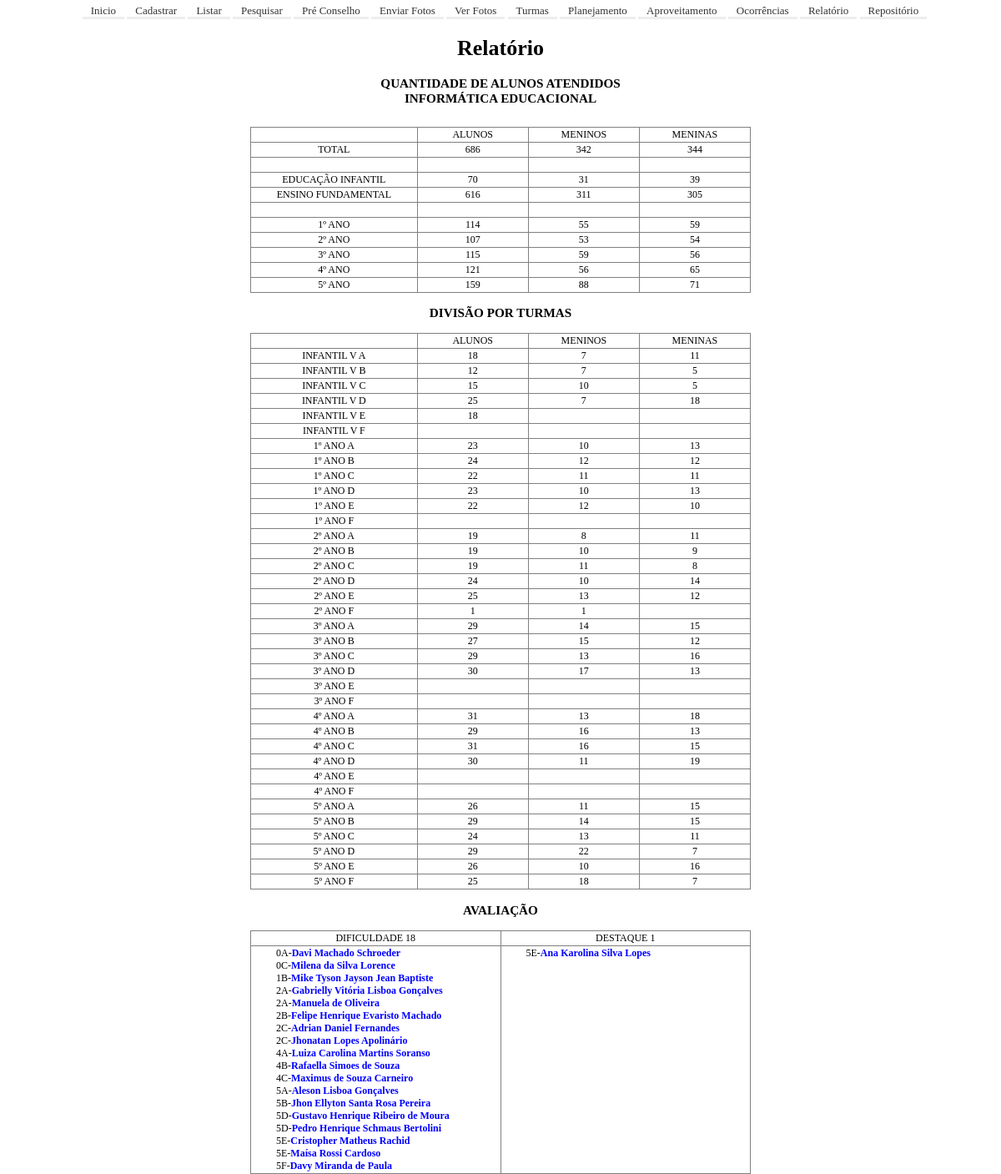
/SGE/relatorio.php, run on the app's committed database.
### tables this page shows
CREATE TABLE `tb_aluno` (
  `cgm` int(10) NOT NULL,
  `ano` int(1) NOT NULL,
  `turma` varchar(1) NOT NULL,
  `turno` varchar(1) NOT NULL,
  `nr` int(2) NOT NULL,
  `nome` varchar(50) NOT NULL,
  `nascimento` date NOT NULL,
  `sexo` varchar(1) NOT NULL,
  `situacaoMatricula` varchar(1) NOT NULL,
  `dataMatricula` date NOT NULL,
  `telefone` varchar(14) NOT NULL,
  `observacao` varchar(500) DEFAULT NULL,
  `dificuldade` varchar(1) DEFAULT NULL
);

### SGE/relatorio.php (the view, shortened to what the rows shown need)
<?php
include("conexao.php");
include("conf.php");
$sql = "select * from tb_aluno where situacaoMatricula = 'M' order by ano, turma, nome";
$result = mysqli_query($connection, $sql);
while($row = mysqli_fetch_array($result,MYSQLI_ASSOC)) {
    $ano = $row['ano'];
    $turma = $row['turma'];
    $sexo = $row['sexo'];
    $situacaoMatricula = $row['situacaoMatricula'];
    if ($situacaoMatricula == 'M'){
        $qtdeAlunos++;
		if($sexo == M){
            $qtdeMeninos++;
        }
		if($sexo == F){
            $qtdeMeninas++;
        }
		if($ano == 0){
            $qtdeAlunosEducacaoInfantil++;
            if($sexo=='M'){
                $meninosEducacaoinfantil++;
            }
            if($sexo=='F'){
                $meninasEducacaoinfantil++;
            }
			if ($turma=='A'){
				$qtdeIA++;
				if($sexo=='M'){
					$meninosIA++;
				}
				if($sexo=='F'){
					$meninasIA++;
				}
			}
			if ($turma=='B'){
				$qtdeIB++;
				if($sexo=='M'){
					$meninosIB++;
				}
				if($sexo=='F'){
					$meninasIB++;
				}
			}
			if ($turma=='C'){
				$qtdeIC++;
				if($sexo=='M'){
					$meninosIC++;
				}
				if($sexo=='F'){
					$meninasIC++;
				}
			}
			if ($turma=='D'){
				$qtdeID++;
				if($sexo=='M'){
					$meninosID++;
				}
				if($sexo=='F'){
					$meninasID++;
				}
			}
        }
		if($ano == 1){
            $qtde1Ano++;
            if($sexo=='M'){
                $meninos1Ano++;
            }
            if($sexo=='F'){
                $meninas1Ano++;
            }
			if ($turma=='A'){
				$qtde1A++;
				if($sexo=='M'){
					$meninos1A++;
				}
				if($sexo=='F'){
					$meninas1A++;
				}
			}
			if ($turma=='B'){
				$qtde1B++;
				if($sexo=='M'){
					$meninos1B++;
				}
				if($sexo=='F'){
					$meninas1B++;
				}
			}
			if ($turma=='C'){
				$qtde1C++;
				if($sexo=='M'){
					$meninos1C++;
				}
				if($sexo=='F'){
					$meninas1C++;
				}
			}
			if ($turma=='D'){
				$qtde1D++;
				if($sexo=='M'){
					$meninos1D++;
				}
				if($sexo=='F'){
					$meninas1D++;
				}
			}
			if ($turma=='E'){
				$qtde1E++;
				if($sexo=='M'){
					$meninos1E++;
				}
				if($sexo=='F'){
					$meninas1E++;
				}
			}
        }
		if($ano == 2){
            $qtde2Ano++;
            if($sexo=='M'){
                $meninos2Ano++;
            }
            if($sexo=='F'){
                $meninas2Ano++;
            }
			if ($turma=='A'){
				$qtde2A++;
				if($sexo=='M'){
					$meninos2A++;
				}
				if($sexo=='F'){
					$meninas2A++;
				}
			}
			if ($turma=='B'){
				$qtde2B++;
				if($sexo=='M'){
					$meninos2B++;
				}
				if($sexo=='F'){
					$meninas2B++;
				}
			}
			if ($turma=='C'){
				$qtde2C++;
				if($sexo=='M'){
					$meninos2C++;
				}
				if($sexo=='F'){
					$meninas2C++;
				}
			}
			if ($turma=='D'){
				$qtde2D++;
				if($sexo=='M'){
					$meninos2D++;
				}
				if($sexo=='F'){
					$meninas2D++;
				}
			}
			if ($turma=='E'){
				$qtde2E++;
				if($sexo=='M'){
					$meninos2E++;
				}
				if($sexo=='F'){
					$meninas2E++;
				}
			}
			if ($turma=='F'){
				$qtde2F++;
				if($sexo=='M'){
					$meninos2F++;
				}
			}
        }
		if($ano == 3){
            $qtde3Ano++;
            if($sexo=='M'){
                $meninos3Ano++;
            }
            if($sexo=='F'){
                $meninas3Ano++;
            }
			if ($turma=='A'){
				$qtde3A++;
				if($sexo=='M'){
					$meninos3A++;
				}
				if($sexo=='F'){
					$meninas3A++;
				}
			}
			if ($turma=='B'){
				$qtde3B++;
				if($sexo=='M'){
					$meninos3B++;
				}
				if($sexo=='F'){
					$meninas3B++;
				}
			}
			if ($turma=='C'){
				$qtde3C++;
				if($sexo=='M'){
					$meninos3C++;
				}
				if($sexo=='F'){
					$meninas3C++;
				}
			}
			if ($turma=='D'){
				$qtde3D++;
				if($sexo=='M'){
					$meninos3D++;
				}
				if($sexo=='F'){
					$meninas3D++;
				}
			}
        }
		if($ano == 4){
            $qtde4Ano++;
            if($sexo=='M'){
                $meninos4Ano++;
            }
            if($sexo=='F'){
                $meninas4Ano++;
            }
			if ($turma=='A'){
				$qtde4A++;
				if($sexo=='M'){
					$meninos4A++;
				}
				if($sexo=='F'){
					$meninas4A++;
				}
			}
			if ($turma=='B'){
				$qtde4B++;
				if($sexo=='M'){
					$meninos4B++;
				}
				if($sexo=='F'){
					$meninas4B++;
				}
			}
			if ($turma=='C'){
				$qtde4C++;
				if($sexo=='M'){
					$meninos4C++;
				}
				if($sexo=='F'){
					$meninas4C++;
				}
			}
			if ($turma=='D'){
				$qtde4D++;
				if($sexo=='M'){
					$meninos4D++;
				}
				if($sexo=='F'){
					$meninas4D++;
				}
			}
        }
		if($ano == 5){
            $qtde5Ano++;
            if($sexo=='M'){
                $meninos5Ano++;
            }
            if($sexo=='F'){
                $meninas5Ano++;
            }
			if ($turma=='A'){
				$qtde5A++;
				if($sexo=='M'){
					$meninos5A++;
				}
				if($sexo=='F'){
					$meninas5A++;
				}
			}
			if ($turma=='B'){
				$qtde5B++;
				if($sexo=='M'){
					$meninos5B++;
				}
				if($sexo=='F'){
					$meninas5B++;
				}
			}
			if ($turma=='C'){
				$qtde5C++;
				if($sexo=='M'){
					$meninos5C++;
				}
				if($sexo=='F'){
					$meninas5C++;
				}
			}
			if ($turma=='D'){
				$qtde5D++;
				if($sexo=='M'){
					$meninos5D++;
				}
				if($sexo=='F'){
					$meninas5D++;
				}
			}
			if ($turma=='E'){
				$qtde5E++;
				if($sexo=='M'){
					$meninos5E++;
				}
				if($sexo=='F'){
					$meninas5E++;
				}
			}
			if ($turma=='F'){
				$qtde5F++;
				if($sexo=='M'){
					$meninos5F++;
				}
				if($sexo=='F'){
					$meninas5F++;
				}
			}
        }
        if($ano >= 1){
            $qtdeAlunosEnsinoFundamental++;
            if($sexo=='M'){
                $meninosEnsinoFundamental++;
            }
            if($sexo=='F'){
                $meninasEnsinoFundamental++;
            }
        }
    }
}
$sqlTurma = "select * from tb_turma where status = 'A' order by ano, turma";
$resultTurma = mysqli_query($connection, $sqlTurma);
while($rowTurma = mysqli_fetch_array($resultTurma,MYSQLI_ASSOC)) {
    $turma = $rowTurma['turma'];
    $ano = $rowTurma['ano'];
    $sqlAluno = "select * from tb_aluno where ano = $ano and turma = '$turma' and situacaoMatricula = 'M' and observacao is not null order by nome";
    $resultAluno = mysqli_query($connection, $sqlAluno);
        while($rowAluno = mysqli_fetch_array($resultAluno,MYSQLI_ASSOC)) {
		$ano = $rowAluno['ano'];
		$turma = $rowAluno['turma'];
		$nome = '<font color="blue"><b>'.$rowAluno['nome'].' </b></font>';
        $observacao = '<font color="black">'.$rowAluno['observacao'].' </font>';
        $dificuldade = $rowAluno['dificuldade'];
            if($dificuldade == 'S'){
                $listaDificuldade = $listaDificuldade.$ano.$turma.'-'.$nome.'<br>';
                $difCount ++;
            }
            elseif($dificuldade == 'N' && $observacao <> ''){
                $listaDestaque = $listaDestaque.$ano.$turma.'-'.$nome.'<br>';
                $desCount ++;
            }
        }
}
echo'
<html>
<head><title>Pré Conselho Informática Educacional</title></head>
<body>
<h1 align="center">Relatório</h1>
			<td align="center" width="20%">'.$qtdeAlunos.'</td>
			<td align="center" width="20%">'.$qtdeMeninos.'</td>
			<td align="center" width="20%">'.$qtdeMeninas.'</td>
			<td align="center" width="20%">'.$qtdeAlunosEducacaoInfantil.'</td>
			<td align="center" width="20%">'.$meninosEducacaoinfantil.'</td>
			<td align="center" width="20%">'.$meninasEducacaoinfantil.'</td>
			<td align="center" width="20%">'.$qtdeAlunosEnsinoFundamental.'</td>
			<td align="center" width="20%">'.$meninosEnsinoFundamental.'</td>
			<td align="center" width="20%">'.$meninasEnsinoFundamental.'</td>
			<td align="center" width="20%">'.$qtde1Ano.'</td>
			<td align="center" width="20%">'.$meninos1Ano.'</td>
			<td align="center" width="20%">'.$meninas1Ano.'</td>
			<td align="center" width="20%">'.$qtde2Ano.'</td>
			<td align="center" width="20%">'.$meninos2Ano.'</td>
			<td align="center" width="20%">'.$meninas2Ano.'</td>
			<td align="center" width="20%">'.$qtde3Ano.'</td>
			<td align="center" width="20%">'.$meninos3Ano.'</td>
			<td align="center" width="20%">'.$meninas3Ano.'</td>
			<td align="center" width="20%">'.$qtde4Ano.'</td>
			<td align="center" width="20%">'.$meninos4Ano.'</td>
			<td align="center" width="20%">'.$meninas4Ano.'</td>
			<td align="center" width="20%">'.$qtde5Ano.'</td>
			<td align="center" width="20%">'.$meninos5Ano.'</td>
			<td align="center" width="20%">'.$meninas5Ano.'</td>
			<td align="center" width="20%">'.$qtdeIA.'</td>
			<td align="center" width="20%">'.$meninosIA.'</td>
			<td align="center" width="20%">'.$meninasIA.'</td>
			<td align="center" width="20%">'.$qtdeIB.'</td>
			<td align="center" width="20%">'.$meninosIB.'</td>
			<td align="center" width="20%">'.$meninasIB.'</td>
			<td align="center" width="20%">'.$qtdeIC.'</td>
			<td align="center" width="20%">'.$meninosIC.'</td>
			<td align="center" width="20%">'.$meninasIC.'</td>
			<td align="center" width="20%">'.$qtdeID.'</td>
			<td align="center" width="20%">'.$meninosID.'</td>
			<td align="center" width="20%">'.$meninasID.'</td>
			<td align="center" width="20%">'.$qtdeIA.'</td>
			<td align="center" width="20%">'.$meninosIE.'</td>
			<td align="center" width="20%">'.$meninasIE.'</td>
			<td align="center" width="20%">'.$qtdeIF.'</td>
			<td align="center" width="20%">'.$meninosIF.'</td>
			<td align="center" width="20%">'.$meninasIF.'</td>
			<td align="center" width="20%">'.$qtde1A.'</td>
			<td align="center" width="20%">'.$meninos1A.'</td>
			<td align="center" width="20%">'.$meninas1A.'</td>
			<td align="center" width="20%">'.$qtde1B.'</td>
			<td align="center" width="20%">'.$meninos1B.'</td>
			<td align="center" width="20%">'.$meninas1B.'</td>
			<td align="center" width="20%">'.$qtde1C.'</td>
			<td align="center" width="20%">'.$meninos1C.'</td>
			<td align="center" width="20%">'.$meninas1C.'</td>
			<td align="center" width="20%">'.$qtde1D.'</td>
			<td align="center" width="20%">'.$meninos1D.'</td>
			<td align="center" width="20%">'.$meninas1D.'</td>
			<td align="center" width="20%">'.$qtde1E.'</td>
			<td align="center" width="20%">'.$meninos1E.'</td>
			<td align="center" width="20%">'.$meninas1E.'</td>
			<td align="center" width="20%">'.$qtde1F.'</td>
			<td align="center" width="20%">'.$meninos1F.'</td>
			<td align="center" width="20%">'.$meninas1F.'</td>
			<td align="center" width="20%">'.$qtde2A.'</td>
			<td align="center" width="20%">'.$meninos2A.'</td>
			<td align="center" width="20%">'.$meninas2A.'</td>
			<td align="center" width="20%">'.$qtde2B.'</td>
			<td align="center" width="20%">'.$meninos2B.'</td>
			<td align="center" width="20%">'.$meninas2B.'</td>
			<td align="center" width="20%">'.$qtde2C.'</td>
			<td align="center" width="20%">'.$meninos2C.'</td>
			<td align="center" width="20%">'.$meninas2C.'</td>
			<td align="center" width="20%">'.$qtde2D.'</td>
			<td align="center" width="20%">'.$meninos2D.'</td>
			<td align="center" width="20%">'.$meninas2D.'</td>
			<td align="center" width="20%">'.$qtde2E.'</td>
			<td align="center" width="20%">'.$meninos2E.'</td>
			<td align="center" width="20%">'.$meninas2E.'</td>
			<td align="center" width="20%">'.$qtde2F.'</td>
			<td align="center" width="20%">'.$meninos2F.'</td>
			<td align="center" width="20%">'.$meninas2F.'</td>
			<td align="center" width="20%">'.$qtde3A.'</td>
			<td align="center" width="20%">'.$meninos3A.'</td>
			<td align="center" width="20%">'.$meninas3A.'</td>
			<td align="center" width="20%">'.$qtde3B.'</td>
			<td align="center" width="20%">'.$meninos3B.'</td>
			<td align="center" width="20%">'.$meninas3B.'</td>
			<td align="center" width="20%">'.$qtde3C.'</td>
			<td align="center" width="20%">'.$meninos3C.'</td>
			<td align="center" width="20%">'.$meninas3C.'</td>
			<td align="center" width="20%">'.$qtde3D.'</td>
			<td align="center" width="20%">'.$meninos3D.'</td>
			<td align="center" width="20%">'.$meninas3D.'</td>
			<td align="center" width="20%">'.$qtde3E.'</td>
			<td align="center" width="20%">'.$meninos3E.'</td>
			<td align="center" width="20%">'.$meninas3E.'</td>
			<td align="center" width="20%">'.$qtde3F.'</td>
			<td align="center" width="20%">'.$meninos3F.'</td>
			<td align="center" width="20%">'.$meninas3F.'</td>
			<td align="center" width="20%">'.$qtde4A.'</td>
			<td align="center" width="20%">'.$meninos4A.'</td>
			<td align="center" width="20%">'.$meninas4A.'</td>
			<td align="center" width="20%">'.$qtde4B.'</td>
			<td align="center" width="20%">'.$meninos4B.'</td>
			<td align="center" width="20%">'.$meninas4B.'</td>
			<td align="center" width="20%">'.$qtde4C.'</td>
			<td align="center" width="20%">'.$meninos4C.'</td>
			<td align="center" width="20%">'.$meninas4C.'</td>
			<td align="center" width="20%">'.$qtde4D.'</td>
			<td align="center" width="20%">'.$meninos4D.'</td>
			<td align="center" width="20%">'.$meninas4D.'</td>
			<td align="center" width="20%">'.$qtde4E.'</td>
			<td align="center" width="20%">'.$meninos4E.'</td>
			<td align="center" width="20%">'.$meninas4E.'</td>
			<td align="center" width="20%">'.$qtde4F.'</td>
			<td align="center" width="20%">'.$meninos4F.'</td>
			<td align="center" width="20%">'.$meninas4F.'</td>
			<td align="center" width="20%">'.$qtde5A.'</td>
			<td align="center" width="20%">'.$meninos5A.'</td>
			<td align="center" width="20%">'.$meninas5A.'</td>
			<td align="center" width="20%">'.$qtde5B.'</td>
			<td align="center" width="20%">'.$meninos5B.'</td>
			<td align="center" width="20%">'.$meninas5B.'</td>
			<td align="center" width="20%">'.$qtde5C.'</td>
			<td align="center" width="20%">'.$meninos5C.'</td>
			<td align="center" width="20%">'.$meninas5C.'</td>
			<td align="center" width="20%">'.$qtde5D.'</td>
			<td align="center" width="20%">'.$meninos5D.'</td>
			<td align="center" width="20%">'.$meninas5D.'</td>
			<td align="center" width="20%">'.$qtde5E.'</td>
			<td align="center" width="20%">'.$meninos5E.'</td>
			<td align="center" width="20%">'.$meninas5E.'</td>
			<td align="center" width="20%">'.$qtde5F.'</td>
			<td align="center" width="20%">'.$meninos5F.'</td>
			<td align="center" width="20%">'.$meninas5F.'</td>
<div align="center">
		<table class="turma" border="1">
			<td align="center" width="50%">DIFICULDADE '.$difCount.'</td>
			<td align="center" width="50%">DESTAQUE '.$desCount.'</td>
		<tr>
			<td align="left" width="50%" valign=top style=" padding-left: 30px; margin-top: 10px">'.$listaDificuldade.'</td>
			<td align="left" width="50%" valign=top style=" padding-left: 30px; margin-top: 10px">'.$listaDestaque.'</td>
		</tr>
        </table>
</div>
</body>
</html>
';
?>

### data on the page
tb_aluno: ano "0", turma "A", nome "Davi Machado Schroeder"
tb_aluno: ano "0", turma "C", nome "Milena da Silva Lorence"
tb_aluno: ano "1", turma "B", nome "Mike Tyson Jayson Jean Baptiste"
tb_aluno: ano "2", turma "A", nome "Gabrielly Vitória Lisboa Gonçalves"
tb_aluno: ano "2", turma "A", nome "Manuela de Oliveira"
tb_aluno: ano "2", turma "B", nome "Felipe Henrique Evaristo Machado"
tb_aluno: ano "2", turma "C", nome "Adrian Daniel Fernandes"
tb_aluno: ano "2", turma "C", nome "Jhonatan Lopes Apolinário"
tb_aluno: ano "4", turma "A", nome "Luiza Carolina Martins Soranso"
tb_aluno: ano "4", turma "B", nome "Rafaella Simoes de Souza"
tb_aluno: ano "4", turma "C", nome "Maximus de Souza Carneiro"
tb_aluno: ano "5", turma "A", nome "Aleson Lisboa Gonçalves"
tb_aluno: ano "5", turma "B", nome "Jhon Ellyton Santa Rosa Pereira"
tb_aluno: ano "5", turma "D", nome "Gustavo Henrique Ribeiro de Moura"
tb_aluno: ano "5", turma "D", nome "Pedro Henrique Schmaus Bertolini"
tb_aluno: ano "5", turma "E", nome "Cristopher Matheus Rachid"
tb_aluno: ano "5", turma "E", nome "Maísa Rossi Cardoso"
tb_aluno: ano "5", turma "F", nome "Davy Miranda de Paula"
tb_aluno: ano "5", turma "E", nome "Ana Karolina Silva Lopes"

### other printed values
$qtdeAlunos "686"
$qtdeMeninos "342"
$qtdeMeninas "344"
$qtdeAlunosEducacaoInfantil "70"
$meninosEducacaoinfantil "31"
$meninasEducacaoinfantil "39"
$qtdeAlunosEnsinoFundamental "616"
$meninosEnsinoFundamental "311"
$meninasEnsinoFundamental "305"
$qtde1Ano "114"
$meninos1Ano "55"
$meninas1Ano "59"
$qtde2Ano "107"
$meninos2Ano "53"
$meninas2Ano "54"
